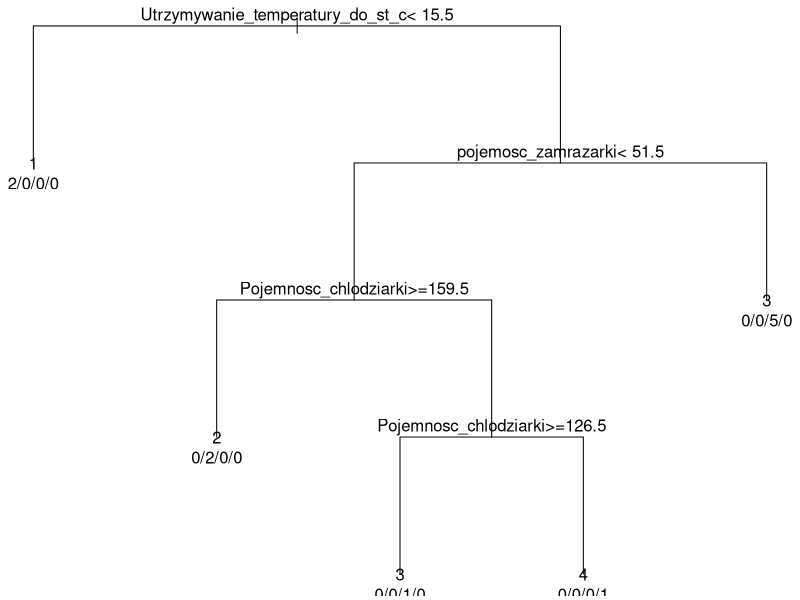

Generate this figure with R:
library("rpart")
library("dplyr")
library("party")
data <- as.data.frame(matrix(c(230, 129, 124, 157, 186, 202, 137, 162, 142, 210, 187, 201, 161, 203, 190, 182, 174, 200, 163, 172,
                 48, 41, 39, 44, 55, 39, 71, 37, 98, 115, 24, 75, 83, 41, 47, 49, 50, 43, 63, 79,
                 18, 17, 17, 14, 16, 14, 17, 17, 14, 20, 20, 18, 18, 20, 18, 15, 15, 20, 19, 15,
                 1690, 1790, 1349, 1299, 1299, 1160, 1499, 1259, 2699, 1419, 2069, 1489, 1189, 1369, 1619, 1399, 2000, 2090, 1590, 2419), 20, 4))

labels <- c("1", "2", "3", "4")

result <- c(2, 3, 4, 3, 3, 5, 3, 3, 1, 3, 3, 3, 3, 4, 2, 3, 1, 5, 3, 3)

factors <- factor(result, labels)
data <- cbind(data, factors)
colnames(data) <- c("Pojemnosc_chlodziarki", "pojemosc_zamrazarki", "Utrzymywanie_temperatury_do_st_c", "Cena", "Ocena")

mydata <- c("training", "test") %>% sample(nrow(data), replace=T) %>% split(data, .)
rtree_fit <- rpart(Ocena ~ ., mydata$training, control=rpart.control(minsplit=1, minbucket=1, cp=0.001))
par(mar = rep(0.2, 4))
plot(rtree_fit, uniform = TRUE)
text(rtree_fit, use.n = TRUE)
